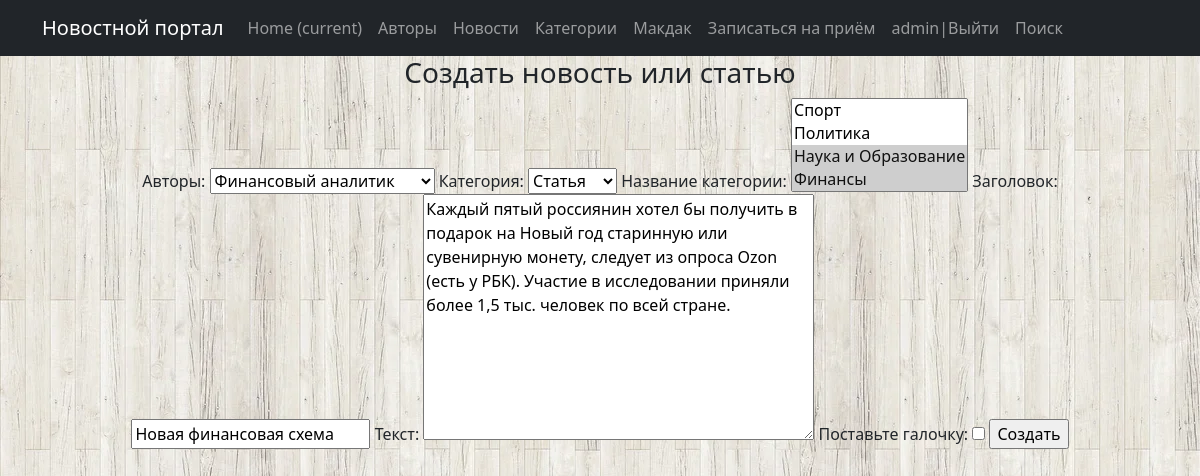
The app's page /create/2 (signed in) with its own data.
### news/models.py (models this page shows, shortened)
class Post(models.Model):
    author = models.ForeignKey(Author, on_delete=models.CASCADE, verbose_name="Авторы")
    NEWS = 'NW'
    ARTICLE = 'AR'
    CATEGORY_CHOICES = (
        (NEWS, 'Новости'),
        (ARTICLE, 'Статья'),
    )
    categoryType = models.CharField(max_length=2, choices=CATEGORY_CHOICES, default=ARTICLE, verbose_name="Категория")
    dateCreation = models.DateTimeField(auto_now_add=True, verbose_name="Время создания новости")
    postCategory = models.ManyToManyField(Category, through='PostCategory', verbose_name="Название категории")
    title = models.CharField(max_length=128, verbose_name="Заголовок")
    text = models.TextField(verbose_name="Текст")
    rating = models.SmallIntegerField(default=0)

### news/views.py (the view)
# urls.py: path('create/<int:pk>', ChangeNews.as_view(), name='news_update'),
class ChangeNews(PermissionRequiredMixin, NewsUpdateView):
    permission_required = ('news.change_post',)

### news/forms.py
class NewsForm(ModelForm):
    check_box = BooleanField(label='Поставьте галочку')  # добавляем галочку, или же true-false поле
    class Meta:
        model = Post
        fields = ['author', 'categoryType', 'postCategory', 'title', 'text', 'check_box']

### news/models.py (called while the page is built)
    def __str__(self):
        return f'{self.authorUser}'

    def __str__(self):
        return f'{self.name}'

### news/views.py (called while the page is built)
    def get_object(self, **kwargs):
        id = self.kwargs.get('pk')
        return Post.objects.get(pk=id)

### news/templates/news_create.html (shortened to what this page needs)
{% extends 'flatpages/default.html' %}
{% block content %}
<h3>Создать новость или статью</h3>
<form method="POST">
    {{ form }}
    <input type="submit" value="Создать">
</form>
{% endblock content %}

### news/templates/flatpages/default.html (shortened to what this page needs)
<!DOCTYPE html>
<html lang="en">
<head>
    {% load static %}
    <link href="{% static 'css/styles.css' %}" rel="stylesheet"/>
</head>
<body background="{% static 'images/3.jpg' %}">
<nav class="navbar navbar-expand-lg navbar-dark bg-dark static-top">
    <div class="container">
        <a class="navbar-brand" href="#">Новостной портал</a>
        <div class="collapse navbar-collapse" id="navbarResponsive">
            <ul class="navbar-nav ml-auto">
                <li class="nav-item active">
                    <a class="nav-link" href="/home/">Home
                        <span class="sr-only">(current)</span>
                    </a>
                </li>
                <li class="nav-item">
                    <a class="nav-link" href="{% url 'authors' %}">Авторы</a>
                </li>
                <li class="nav-item">
                    <a class="nav-link" href="http://127.0.0.1:8000/news/">Новости</a>
                </li>
                <li class="nav-item">
                    <a class="nav-link" href="{% url 'category' %}">Категории</a>
                </li>
                <li class="nav-item">
                    <a class="nav-link" href="{% url 'mcd' %}">Макдак</a>
                </li>
                <li class="nav-item">
                    <a class="nav-link" href="http://127.0.0.1:8000/appointment/">Записаться на приём</a>
                </li>
                <li class="nav-item">
                    <a class="nav-link" href="http://127.0.0.1:8000">{{request.user.username}}|Выйти</a>
                </li>
                <li class="nav-item">
                    <a class="nav-link" href="{% url 'news_search' %}">Поиск</a>
                </li>
            </ul>
        </div>
    </div>
</nav>
<div class="container">
    <div class="row">
        <div class="col-lg-12 text-center">
            {% block content %}
            {% endblock content %}
        </div>
    </div>
</body>
</html>

### records on screen
Post: author "Финансовый аналитик", categoryType "Статья", title "Новая финансовая схема", text "Каждый пятый россиянин хотел бы получить в подарок на Новый год старинную или сувенирную монету, следует из опроса Ozon (есть у РБК). Участие в исследовании приняли более 1,5 тыс. человек по всей стране."

### other values on screen
{{ request.user.username }} "admin"
